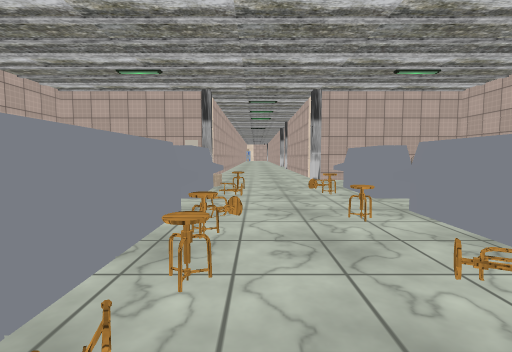
[1] (above)

24 first-person views from a walk through a scene from a Unity 3-D project. The camera is 1.3 m above the floor, tilts 4° down and sees 85° across. Doors are open. The floor is counted in squares, 2 m on a side. Each view is taken from the middle of a square. On the plan, view 1 faces up. The plan holds only what a view shows up to about 9 squares ahead; the rest is blank. The place goes on beyond the plan. The player character is not drawn. Some surface patterns are stand-ins.

[2]
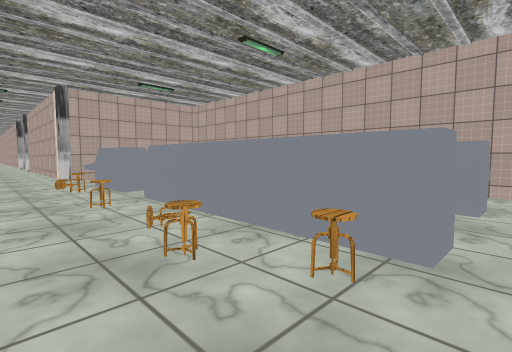

[3]
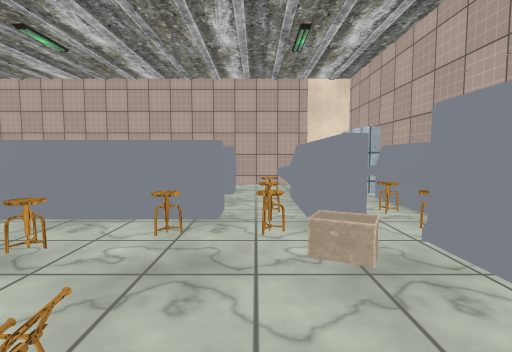

[4]
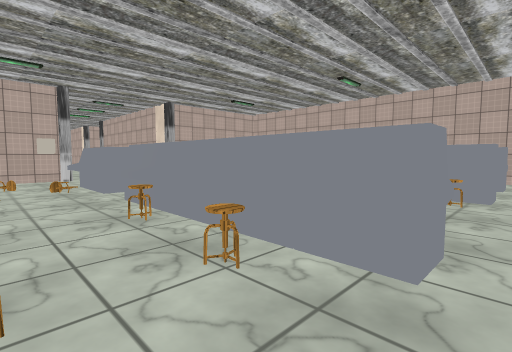

[5]
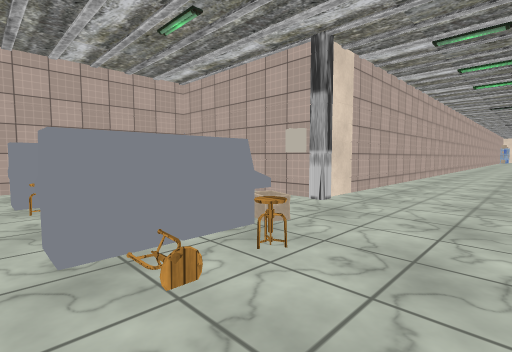

[6]
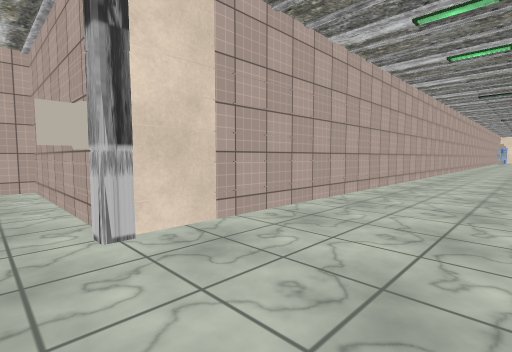

[7]
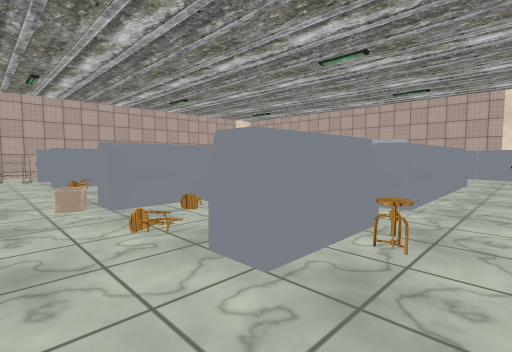

[8]
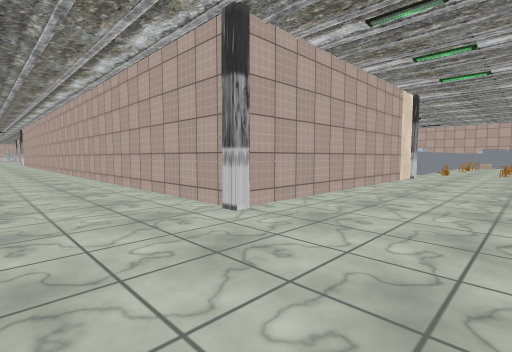

[9]
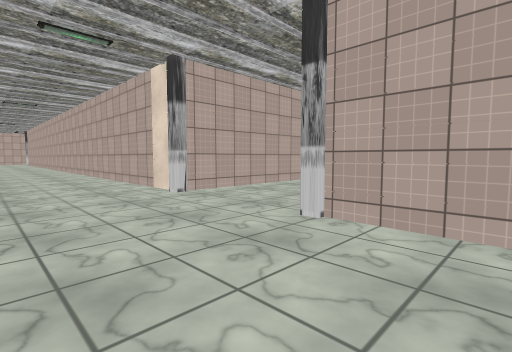

[10]
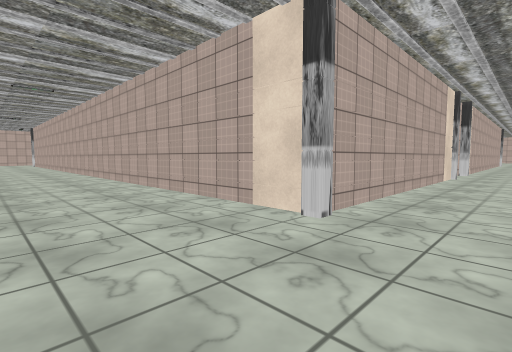

[11]
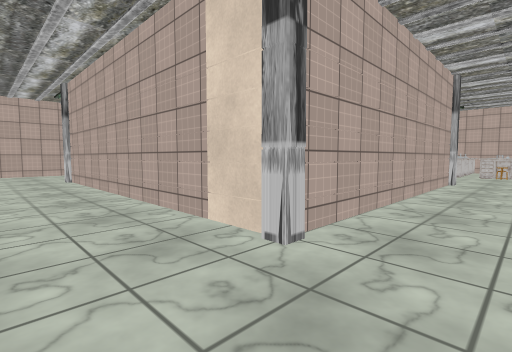

[12]
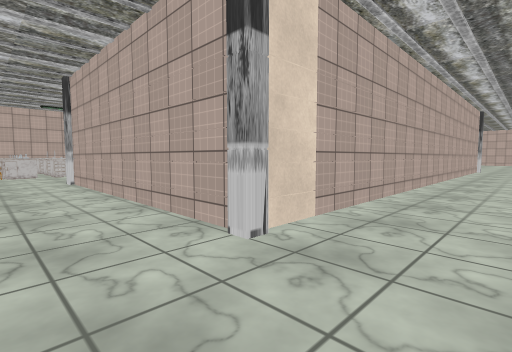

[13]
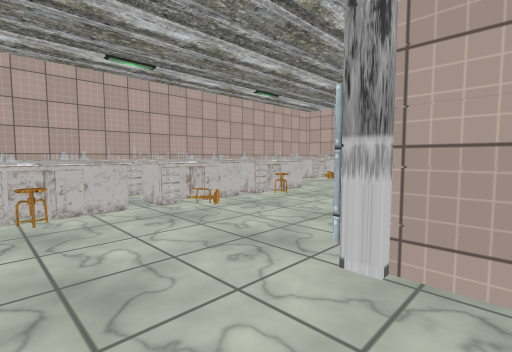

[14]
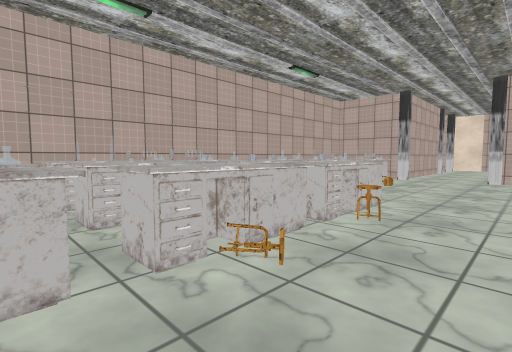

[15]
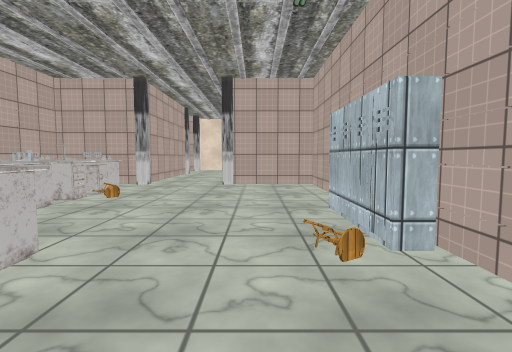

[16]
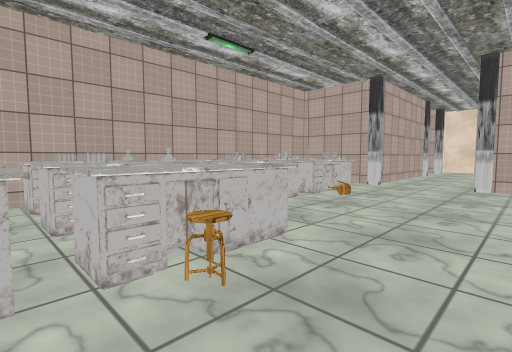

[17]
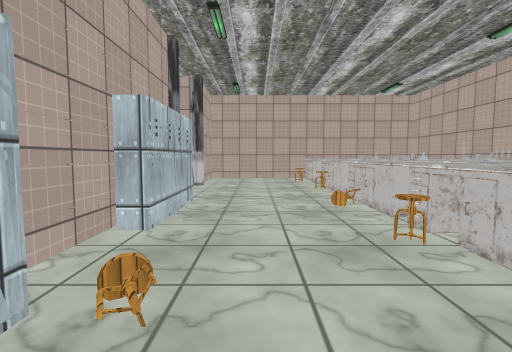

[18]
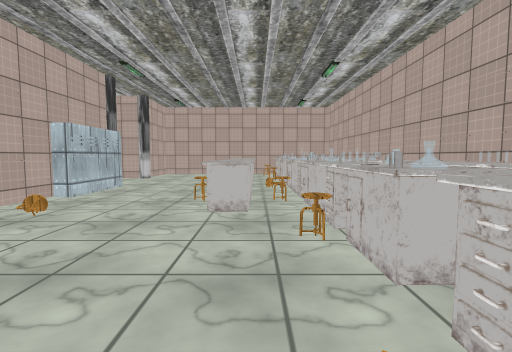

[19]
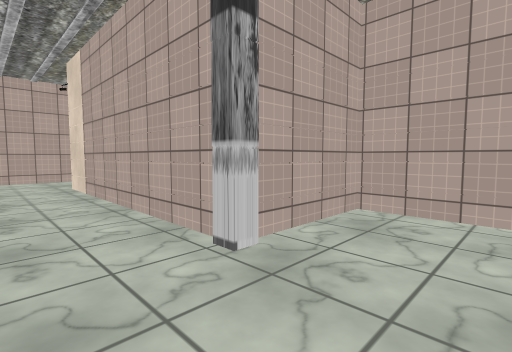

[20]
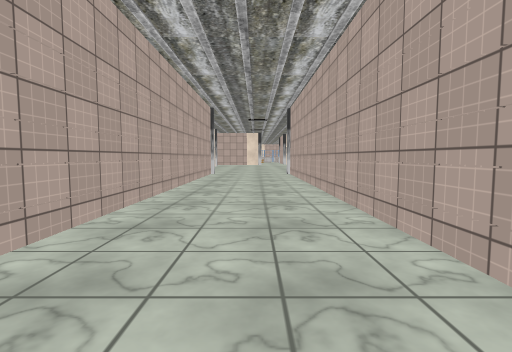

[21]
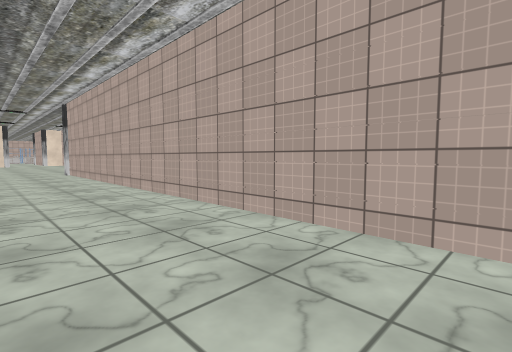

[22]
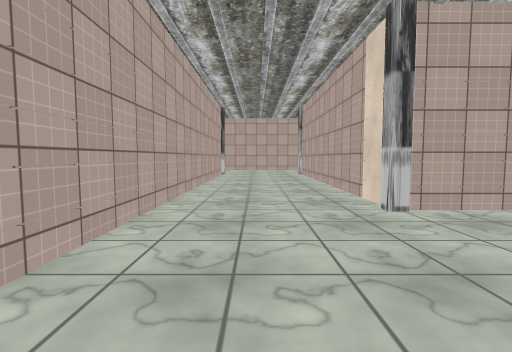

[23]
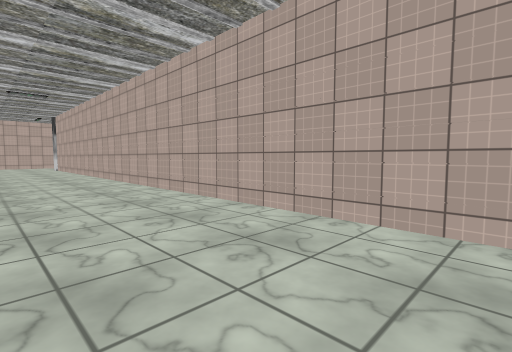

[24]
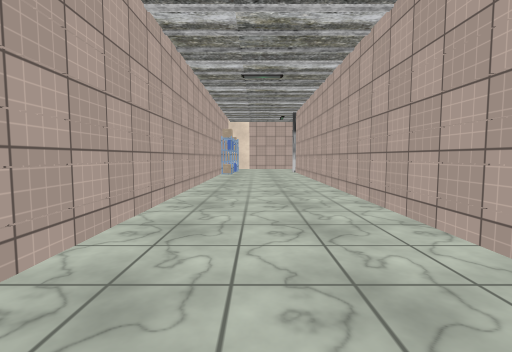

### Floor plan
Points are (right, up) in squares from view 1. A wall is a line through its corners. A room is listed if a view was taken in it or the views show most of it. See-through windows are left out.
Room 1 (views 1, 2, 3, 4, 5, 6, 7, 8, 9, 10, 11, 12, 20, 21, 22, 23, 24)
walls: (2.4, 14.7) (22.5, 14.7); (1.6, 8.4) (1.6, 14.5); (-1.6, 7.8) (-1.6, 7.2); (-1.3, 17.5) (-1.3, 7.7) (-5.3, 7.7) (-5.3, 7.2); (1.6, 18.4) (1.6, 36); (5.6, 5.6) (5.6, 6.6); (8.6, 17.7) (2.4, 17.7); (5.6, -2) (5.6, -0.4); (22, 17.7) (11.4, 17.7); (-1.3, 35.9) (-1.3, 28.4)
ways out: opening at (9.5, 19) to room 2
objects: other object (-4, -3); other object (-4, 0); other object (-4, 1); other object (-4, 2); other object (-4, 3); other object (-4, 4); other object (-4, 5); other object (-4, 6); other object (-3, -3); other object (-3, 0); other object (-3, 5); other object (-2, 0); other object (-2, 2); other object (-1, 0); other object (-1, 1); other object (-1, 2); other object (-1, 3); other object (-1, 5); other object (-1, 6); other object (-1, 8); other object (0, 1); other object (0, 2); other object (0, 6); other object (1, -3); other object (1, -2) to (2, -2); other object (1, -1); other object (1, 0); other object (1, 1); other object (1, 3); other object (1, 5); other object (2, -3); other object (2, -1); other object (2, 0); other object (2, 1); other object (2, 2); other object (2, 3); other object (2, 5); other object (2, 6); other object (2, 8); other object (2, 15); other object (2, 18); other object (3, -3); other object (3, -1); other object (3, 0); other object (3, 5); other object (4, -3); other object (4, -1) to (4, 0); other object (4, 6); other object (5, -3); other object (9, 18); other object (11, 18)
Room 2 (views 13, 14, 15, 16, 17, 18, 19)
walls: (12.5, 23.7) (13.5, 23.7); (8.6, 23.6) (8.6, 17.7); (6.6, 26.8) (6.6, 23.7) (8.2, 23.7); (17, 23.7) (18.5, 23.7) (18.5, 25.7) (22.5, 25.7); (18.5, 28.4) (18.5, 29.6) (6.6, 29.6); (10.6, 18.4) (10.6, 23.5); (21.4, 27.6) (19.4, 27.6)
ways out: opening at (9.5, 19) to room 1
objects: other object (8, 26); other object (8, 27); other object (8, 28); other object (9, 24); other object (9, 26); other object (9, 27); other object (9, 28); other object (10, 27); other object (10, 28); other object (10, 29); other object (11, 24); other object (11, 25); other object (11, 27) to (12, 27); other object (11, 28); other object (11, 29); other object (12, 24); other object (12, 28); other object (12, 29); other object (13, 26); other object (13, 27); other object (13, 28); other object (13, 29); other object (14, 24); other object (14, 27); other object (14, 28); other object (14, 29); other object (15, 24); other object (15, 27); other object (15, 28); other object (15, 29); other object (16, 28); other object (16, 29); other object (17, 28); other object (17, 29); other object (19, 26); other object (19, 28)

Where each view was taken, in squares from view 1:
view 1: 0 up, 0 right, facing up
view 2: 1 down, 0 right, facing up-right
view 3: 1 down, 1 left, facing right
view 4: 1 down, 3 left, facing up-right
view 5: 4 up, 1 right, facing up-left
view 6: 7 up, 1 right, facing up-left
view 7: 7 up, 5 left, facing down-right
view 8: 17 up, 1 left, facing down-right
view 9: 13 up, 1 left, facing up-right
view 10: 16 up, 1 left, facing up-right
view 11: 16 up, 10 right, facing up-left
view 12: 16 up, 9 right, facing up-right
view 13: 23 up, 9 right, facing up-right
view 14: 25 up, 10 right, facing up-right
view 15: 25 up, 12 right, facing right
view 16: 25 up, 12 right, facing up-right
view 17: 25 up, 15 right, facing left
view 18: 27 up, 17 right, facing left
view 19: 27 up, 17 right, facing down-right
view 20: 16 up, 13 right, facing right
view 21: 17 up, 12 right, facing down-right
view 22: 16 up, 12 right, facing left
view 23: 23 up, 1 left, facing up-right
view 24: 27 up, 0 right, facing up
